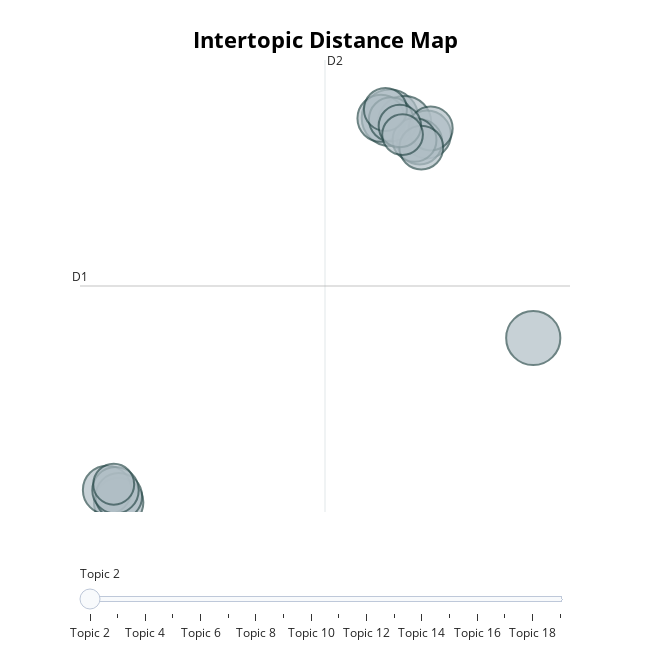

Notebook source saved alongside this figure:
### Markdown cell above
The above heatmap gives us an idea about the similarity between topics

### Code cell
topic_model.visualize_topics([1,2,3,4,5,6,7,8,9,10,11,12,13,14,15,16,17,18,19])

### Figure 1 — Plotly figure (JSON) as saved in the notebook; plotly's stock layout.template omitted (floating-point values rounded to 4 significant figures)
{"data": [{"customdata": [[2, "izzet | whispers | weight | signet | spoken", 388], [3, "vol | empires | sarkhan | sarpadian | sarpadian empires", 356], [4, "phyrexia | soldevi | phyrexian | dagsson | arcum", 346], [5, "death | end | branch | auriok | life", 296], [6, "wings | angels | angel | sleep | air", 286], [7, "elves | myr | share common | beauty | elf", 277], [8, "artificer | teferi | jhoira | master artificer | elesh norn", 268], [9, "treasure | golgari | pirate | cevraya golgari | cevraya", 263], [10, "weatherlight | hanna | mirri | gerrard weatherlight | sisay", 261], [11, "yavimaya | kjeldor | arna kennerd | kennerd | arna", 247], [12, "mages | mage | ebbasdotter kjeldoran | gustha ebbasdotter | gustha", 238], [13, "ravnica | nature | ravnicas | solutions | problems", 234], [14, "zendikar | zendikars | tide | nixilis | ob nixilis", 233], [15, "sea | kiora | esper | thassa | gods", 233], [16, "demons | grixis | continent | volcanic | bloodchief", 224], [17, "metal | neurok | furnace | neurok agent | agent", 218], [18, "jund | smell | times | symbol | conclave", 203], [19, "urza | designed | urzas | mishra | mishras", 201]], "hovertemplate": "<b>Topic %{customdata[0]}</b><br>Words: %{customdata[1]}<br>Size: %{customdata[2]}", "legendgroup": "", "marker": {"color": "#B0BEC5", "line": {"color": "DarkSlateGrey", "width": 2}, "size": [388, 356, 346, 296, 286, 277, 268, 263, 261, 247, 238, 234, 233, 233, 224, 218, 203, 201], "sizemode": "area", "sizeref": 0.2425, "symbol": "circle"}, "mode": "markers", "name": "", "orientation": "v", "showlegend": false, "type": "scatter", "x": [7.386, 17.79, 8.443, -12.31, -13.15, 10.08, 6.73, -12.3, -12.54, 9.541, 7.463, 10.34, 9.169, 9.659, 7.055, 8.104, -12.67, 8.298], "xaxis": "x", "y": [17.98, 5.656, 17.71, -3.552, -2.853, 17.05, 17.95, -3.207, -2.867, 16.64, 17.9, 17.39, 16.75, 16.32, 18.45, 17.53, -2.528, 17.04], "yaxis": "y"}], "layout": {"annotations": [{"showarrow": false, "text": "D1", "x": -15.12, "y": 8.567, "yshift": 10}, {"showarrow": false, "text": "D2", "x": 2.668, "xshift": 10, "y": 21.22}], "height": 650, "hoverlabel": {"bgcolor": "white", "font": {"family": "Rockwell", "size": 16}}, "legend": {"itemsizing": "constant", "tracegroupgap": 0}, "margin": {"t": 60}, "shapes": [{"line": {"color": "#CFD8DC", "width": 2}, "type": "line", "x0": 2.668, "x1": 2.668, "y0": -4.085, "y1": 21.22}, {"line": {"color": "#9E9E9E", "width": 2}, "type": "line", "x0": -15.12, "x1": 20.46, "y0": 8.567, "y1": 8.567}], "sliders": [{"active": 0, "pad": {"t": 50}, "steps": [{"args": [{"marker.color": [["red", "#B0BEC5", "#B0BEC5", "#B0BEC5", "#B0BEC5", "#B0BEC5", "#B0BEC5", "#B0BEC5", "#B0BEC5", "#B0BEC5", "#B0BEC5", "#B0BEC5", "#B0BEC5", "#B0BEC5", "#B0BEC5", "#B0BEC5", "#B0BEC5", "#B0BEC5"]]}], "label": "Topic 2", "method": "update"}, {"args": [{"marker.color": [["#B0BEC5", "red", "#B0BEC5", "#B0BEC5", "#B0BEC5", "#B0BEC5", "#B0BEC5", "#B0BEC5", "#B0BEC5", "#B0BEC5", "#B0BEC5", "#B0BEC5", "#B0BEC5", "#B0BEC5", "#B0BEC5", "#B0BEC5", "#B0BEC5", "#B0BEC5"]]}], "label": "Topic 3", "method": "update"}, {"args": [{"marker.color": [["#B0BEC5", "#B0BEC5", "red", "#B0BEC5", "#B0BEC5", "#B0BEC5", "#B0BEC5", "#B0BEC5", "#B0BEC5", "#B0BEC5", "#B0BEC5", "#B0BEC5", "#B0BEC5", "#B0BEC5", "#B0BEC5", "#B0BEC5", "#B0BEC5", "#B0BEC5"]]}], "label": "Topic 4", "method": "update"}, {"args": [{"marker.color": [["#B0BEC5", "#B0BEC5", "#B0BEC5", "red", "#B0BEC5", "#B0BEC5", "#B0BEC5", "#B0BEC5", "#B0BEC5", "#B0BEC5", "#B0BEC5", "#B0BEC5", "#B0BEC5", "#B0BEC5", "#B0BEC5", "#B0BEC5", "#B0BEC5", "#B0BEC5"]]}], "label": "Topic 5", "method": "update"}, {"args": [{"marker.color": [["#B0BEC5", "#B0BEC5", "#B0BEC5", "#B0BEC5", "red", "#B0BEC5", "#B0BEC5", "#B0BEC5", "#B0BEC5", "#B0BEC5", "#B0BEC5", "#B0BEC5", "#B0BEC5", "#B0BEC5", "#B0BEC5", "#B0BEC5", "#B0BEC5", "#B0BEC5"]]}], "label": "Topic 6", "method": "update"}, {"args": [{"marker.color": [["#B0BEC5", "#B0BEC5", "#B0BEC5", "#B0BEC5", "#B0BEC5", "red", "#B0BEC5", "#B0BEC5", "#B0BEC5", "#B0BEC5", "#B0BEC5", "#B0BEC5", "#B0BEC5", "#B0BEC5", "#B0BEC5", "#B0BEC5", "#B0BEC5", "#B0BEC5"]]}], "label": "Topic 7", "method": "update"}, {"args": [{"marker.color": [["#B0BEC5", "#B0BEC5", "#B0BEC5", "#B0BEC5", "#B0BEC5", "#B0BEC5", "red", "#B0BEC5", "#B0BEC5", "#B0BEC5", "#B0BEC5", "#B0BEC5", "#B0BEC5", "#B0BEC5", "#B0BEC5", "#B0BEC5", "#B0BEC5", "#B0BEC5"]]}], "label": "Topic 8", "method": "update"}, {"args": [{"marker.color": [["#B0BEC5", "#B0BEC5", "#B0BEC5", "#B0BEC5", "#B0BEC5", "#B0BEC5", "#B0BEC5", "red", "#B0BEC5", "#B0BEC5", "#B0BEC5", "#B0BEC5", "#B0BEC5", "#B0BEC5", "#B0BEC5", "#B0BEC5", "#B0BEC5", "#B0BEC5"]]}], "label": "Topic 9", "method": "update"}, {"args": [{"marker.color": [["#B0BEC5", "#B0BEC5", "#B0BEC5", "#B0BEC5", "#B0BEC5", "#B0BEC5", "#B0BEC5", "#B0BEC5", "red", "#B0BEC5", "#B0BEC5", "#B0BEC5", "#B0BEC5", "#B0BEC5", "#B0BEC5", "#B0BEC5", "#B0BEC5", "#B0BEC5"]]}], "label": "Topic 10", "method": "update"}, {"args": [{"marker.color": [["#B0BEC5", "#B0BEC5", "#B0BEC5", "#B0BEC5", "#B0BEC5", "#B0BEC5", "#B0BEC5", "#B0BEC5", "#B0BEC5", "red", "#B0BEC5", "#B0BEC5", "#B0BEC5", "#B0BEC5", "#B0BEC5", "#B0BEC5", "#B0BEC5", "#B0BEC5"]]}], "label": "Topic 11", "method": "update"}, {"args": [{"marker.color": [["#B0BEC5", "#B0BEC5", "#B0BEC5", "#B0BEC5", "#B0BEC5", "#B0BEC5", "#B0BEC5", "#B0BEC5", "#B0BEC5", "#B0BEC5", "red", "#B0BEC5", "#B0BEC5", "#B0BEC5", "#B0BEC5", "#B0BEC5", "#B0BEC5", "#B0BEC5"]]}], "label": "Topic 12", "method": "update"}, {"args": [{"marker.color": [["#B0BEC5", "#B0BEC5", "#B0BEC5", "#B0BEC5", "#B0BEC5", "#B0BEC5", "#B0BEC5", "#B0BEC5", "#B0BEC5", "#B0BEC5", "#B0BEC5", "red", "#B0BEC5", "#B0BEC5", "#B0BEC5", "#B0BEC5", "#B0BEC5", "#B0BEC5"]]}], "label": "Topic 13", "method": "update"}, {"args": [{"marker.color": [["#B0BEC5", "#B0BEC5", "#B0BEC5", "#B0BEC5", "#B0BEC5", "#B0BEC5", "#B0BEC5", "#B0BEC5", "#B0BEC5", "#B0BEC5", "#B0BEC5", "#B0BEC5", "red", "#B0BEC5", "#B0BEC5", "#B0BEC5", "#B0BEC5", "#B0BEC5"]]}], "label": "Topic 14", "method": "update"}, {"args": [{"marker.color": [["#B0BEC5", "#B0BEC5", "#B0BEC5", "#B0BEC5", "#B0BEC5", "#B0BEC5", "#B0BEC5", "#B0BEC5", "#B0BEC5", "#B0BEC5", "#B0BEC5", "#B0BEC5", "#B0BEC5", "red", "#B0BEC5", "#B0BEC5", "#B0BEC5", "#B0BEC5"]]}], "label": "Topic 15", "method": "update"}, {"args": [{"marker.color": [["#B0BEC5", "#B0BEC5", "#B0BEC5", "#B0BEC5", "#B0BEC5", "#B0BEC5", "#B0BEC5", "#B0BEC5", "#B0BEC5", "#B0BEC5", "#B0BEC5", "#B0BEC5", "#B0BEC5", "#B0BEC5", "red", "#B0BEC5", "#B0BEC5", "#B0BEC5"]]}], "label": "Topic 16", "method": "update"}, {"args": [{"marker.color": [["#B0BEC5", "#B0BEC5", "#B0BEC5", "#B0BEC5", "#B0BEC5", "#B0BEC5", "#B0BEC5", "#B0BEC5", "#B0BEC5", "#B0BEC5", "#B0BEC5", "#B0BEC5", "#B0BEC5", "#B0BEC5", "#B0BEC5", "red", "#B0BEC5", "#B0BEC5"]]}], "label": "Topic 17", "method": "update"}, {"args": [{"marker.color": [["#B0BEC5", "#B0BEC5", "#B0BEC5", "#B0BEC5", "#B0BEC5", "#B0BEC5", "#B0BEC5", "#B0BEC5", "#B0BEC5", "#B0BEC5", "#B0BEC5", "#B0BEC5", "#B0BEC5", "#B0BEC5", "#B0BEC5", "#B0BEC5", "red", "#B0BEC5"]]}], "label": "Topic 18", "method": "update"}, {"args": [{"marker.color": [["#B0BEC5", "#B0BEC5", "#B0BEC5", "#B0BEC5", "#B0BEC5", "#B0BEC5", "#B0BEC5", "#B0BEC5", "#B0BEC5", "#B0BEC5", "#B0BEC5", "#B0BEC5", "#B0BEC5", "#B0BEC5", "#B0BEC5", "#B0BEC5", "#B0BEC5", "red"]]}], "label": "Topic 19", "method": "update"}]}], "title": {"font": {"color": "Black", "size": 22}, "text": "<b>Intertopic Distance Map", "x": 0.5, "xanchor": "center", "y": 0.95, "yanchor": "top"}, "width": 650, "xaxis": {"anchor": "y", "domain": [0, 1], "range": [-15.12, 20.46], "title": {"text": ""}, "visible": false}, "yaxis": {"anchor": "x", "domain": [0, 1], "range": [-4.085, 21.22], "title": {"text": ""}, "visible": false}}}
